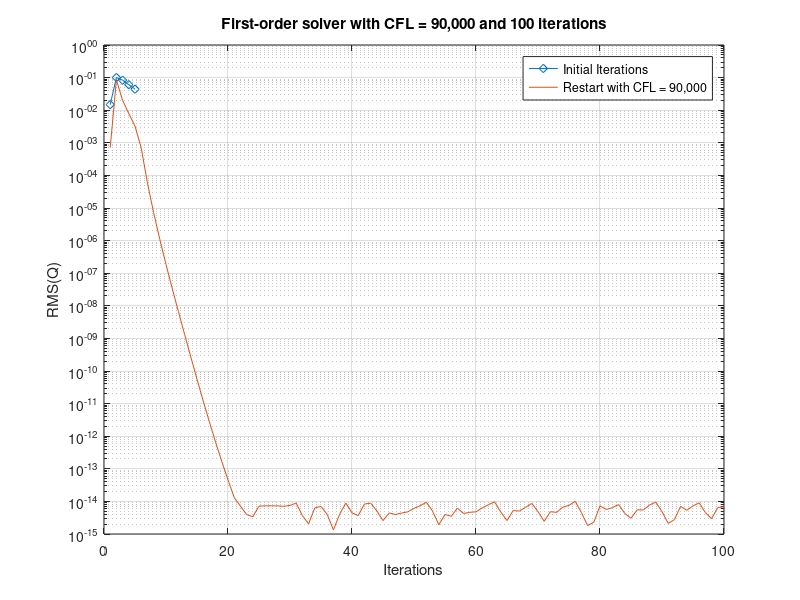

Recreate this plot in MATLAB.
A = [1 1.4862215124397186797e-02;
2 1.0043437166016555562e-01;
3 8.3501442034858278096e-02;
4 6.0585798623414927055e-02;
5 4.4289702920189591429e-02];

B = [1 7.0890256013024651686e-04;
2 8.5516497667479152156e-02;
3 2.0006879590670816060e-02;
4 7.8991854420687162425e-03;
5 3.2607397639829991710e-03;
6 6.9942359018456030928e-04;
7 5.9444707846659882832e-05;
8 7.2629967167485341448e-06;
9 1.0908127016114724649e-06;
10 1.8475078326675335119e-07;
11 3.4303911515212702374e-08;
12 6.6806912021265535400e-09;
13 1.3306316223271413017e-09;
14 2.6993851627940377169e-10;
15 5.6131043964264633695e-11;
16 1.2094086946459328587e-11;
17 2.7351054169524052887e-12;
18 6.5695052578465971514e-13;
19 1.6822005935495879112e-13;
20 4.5654392590502762594e-14;
21 1.3141096165848253049e-14;
22 7.1851480592016916639e-15;
23 3.9518280660154301553e-15;
24 3.3823337347283470667e-15;
25 7.1851618241008498850e-15;
26 7.2938230672135579999e-15;
27 7.3218871278734172358e-15;
28 7.2988022218013329046e-15;
29 7.0700386095268761910e-15;
30 7.5337161837935803954e-15;
31 8.8729142476439628489e-15;
32 3.6555136923688872137e-15;
33 2.0543458879882696916e-15;
34 6.3278569556572292036e-15;
35 7.0227986964732165604e-15;
36 3.9990926838583269477e-15;
37 1.3306248670851806744e-15;
38 4.0175023921969980005e-15;
39 8.9063799575194523103e-15;
40 4.4525042009562947638e-15;
41 3.6631041776265028596e-15;
42 8.2857002680298463842e-15;
43 8.8701558685154628846e-15;
44 5.1107350532825370000e-15;
45 2.5856521046906309733e-15;
46 4.4254562907616032047e-15;
47 3.9609112005377196266e-15;
48 4.3821700673253031618e-15;
49 4.7939398387396708366e-15;
50 6.0916974230880705953e-15;
51 7.4093468427083308323e-15;
52 9.3832453587010880819e-15;
53 5.0235995128740891929e-15;
54 1.9159185672778489215e-15;
55 3.9727724864632222105e-15;
56 3.4856450175357522205e-15;
57 6.1989003544729562564e-15;
58 4.2617613096543809209e-15;
59 4.6324628369492561904e-15;
60 4.7843325736423432767e-15;
61 6.3246625712838348727e-15;
62 7.9304891125348193077e-15;
63 9.7052531825685672967e-15;
64 4.7123453070319686284e-15;
65 2.5874319141623385520e-15;
66 5.2532496718174329515e-15;
67 5.0497115459692247660e-15;
68 6.6210940339191490710e-15;
69 8.6576333928315795475e-15;
70 4.8941416580814571291e-15;
71 2.4389498297878933991e-15;
72 4.8384113302930652010e-15;
73 4.6052500689901551208e-15;
74 6.6714584538192132990e-15;
75 7.5719514715961543721e-15;
76 1.0078704513834933144e-14;
77 4.5642538388543050254e-15;
78 1.8164237026260179307e-15;
79 2.2889833396475513066e-15;
80 7.3127820778076231125e-15;
81 5.6364014349505506280e-15;
82 6.4296926186666941994e-15;
83 7.9989221460277357073e-15;
84 4.2723182148174476238e-15;
85 3.0374092837339819009e-15;
86 5.5163111789636210492e-15;
87 5.4843807356423000684e-15;
88 7.7893306703730237047e-15;
89 9.4940833402924694245e-15;
90 4.8608880245404241795e-15;
91 2.1216312517970648767e-15;
92 2.7464630451686279981e-15;
93 7.0286478833900815416e-15;
94 5.3435343588504319340e-15;
95 7.2711407178345230979e-15;
96 9.0546377160911701168e-15;
97 4.5335395801043102689e-15;
98 2.9474800577928877961e-15;
99 6.4950104766049632653e-15;
100 6.8261135697113330640e-15];

semilogy(A(:,1) , A(:,2),'d-',B(:,1) , B(:,2));
xlabel('Iterations');
ylabel('RMS(Q)');
grid on;
title('First-order solver with CFL = 90,000 and 100 iterations');
legend('Initial Iterations', 'Restart with CFL = 90,000');
print -deps d100.eps